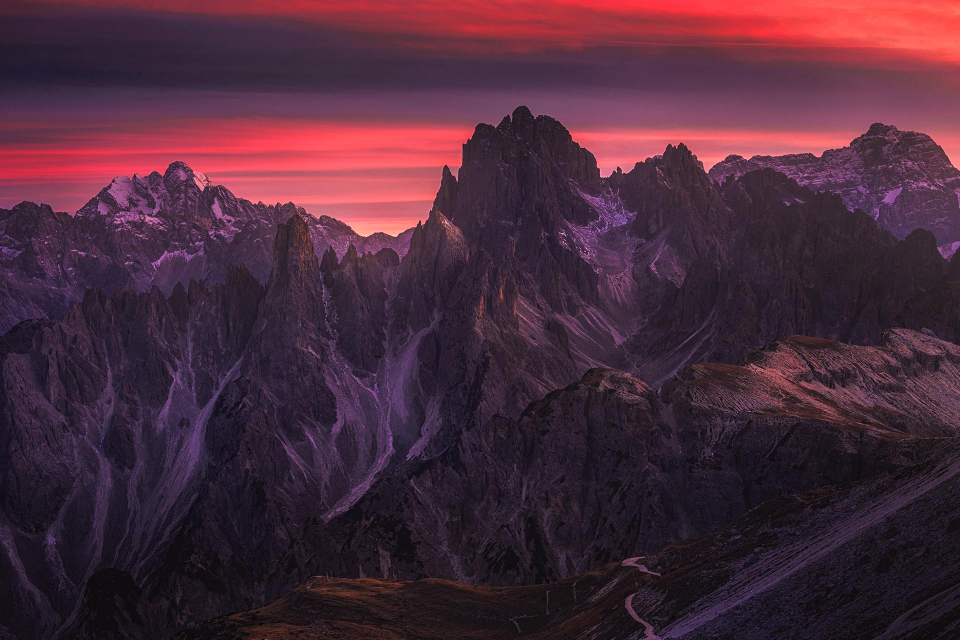
#> input picture dolomites.jpg, 1920 x 1280 px (shown at 1/2 size)
$ python palette.py --src dolomites.jpg
#> lines starting #> are read from the running program, lines starting #| are printed output that depends on the picture
import argparse
import colorsys
import io
import math

import numpy as np
from PIL import Image
from sklearn.cluster import MiniBatchKMeans

PALETTE_WIDTH = 800
PALETTE_HEIGHT = 200
MAX_SIZE = 500,500

def make_palette(file, n_clusters):
	"""
	Given the path of a file, returns a list of num_clusters lists,
	each of which describes an RGB color as [R, G, B].
	"""
#> called with file = 'dolomites.jpg', n_clusters = 8
	im = Image.open(file)
#> im is the input picture: PIL image 1920x1280 RGB; mean R, G, B 74.4, 42.1, 58.2

	# first, resize image so that the clustering doesn't take forever.
	im.thumbnail(MAX_SIZE)
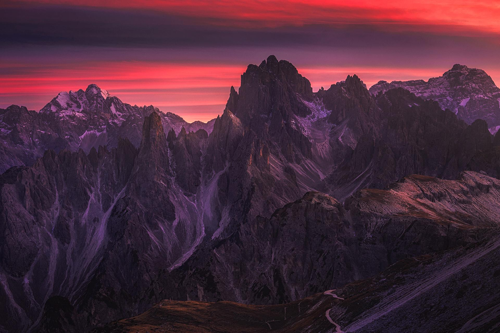
#> im: PIL image 500x333 RGB; mean R, G, B 74.4, 42.1, 58.2

	pixels = np.array([im.getpixel((x,y)) for x in range(0, im.size[0]) for y in range(0, im.size[1])])
	clt = MiniBatchKMeans(n_clusters = n_clusters)
	clt.fit(pixels)
	return [[int(round(i)) for i in color] for color in clt.cluster_centers_]

def perceived_brightness (r, g, b):
	"""
	Calculates perceived brightness for the given RGB values.

	Thank you to Darel Rex Finley (http://alienryderflex.com/hsp.html)
	for devising this formula.
	"""
	return math.sqrt((.299 * r * r) + (.587 * g * g) + (.114 * b * b))

def hsp_rank (r, g, b, mult=8):
	"""
	Combines hue, saturation, and perceived brightness info for a
	smoother sort. In order to dampen the impact of the way Python
	sorts tuples (by comparing each element in order), we multiply each
	of the elements of the tuple to be returned by a constant.
	"""
	lum = perceived_brightness(r, g, b)
	h, s, v = colorsys.rgb_to_hsv(r, g, b)

	return (h * lum * mult, s * lum * mult, s * mult)

def main():
	parser = argparse.ArgumentParser(
		description='Generate a color palette based on a source image.',
		formatter_class=argparse.ArgumentDefaultsHelpFormatter)
	parser.add_argument('-s', '--src', metavar='image source', type=str,
		nargs = '?', help='Path to the source image')
	parser.add_argument('-n', '--number', metavar='number of colors', type=int,
		const = 8, default = 8, nargs = '?',
		help='Number of colors in the palette')

	args = parser.parse_args()

	src = args.src
	n_clusters = args.number
	if not src:
		src = input("Enter name of file: ")

	cluster_centers = make_palette(src, n_clusters)
	cluster_centers.sort(key=lambda rgb: hsp_rank(*rgb))

	pixels = []
	for i in range(n_clusters):
		color = tuple(cluster_centers[i])
		print("Color #{}: {}".format(i+1, color))
		for j in range(PALETTE_WIDTH//n_clusters * PALETTE_HEIGHT):
			pixels.append(color)

	img = Image.new('RGB',(PALETTE_HEIGHT,PALETTE_WIDTH))
#> img: PIL image 200x800 RGB; every value is 0
	img.putdata(pixels)
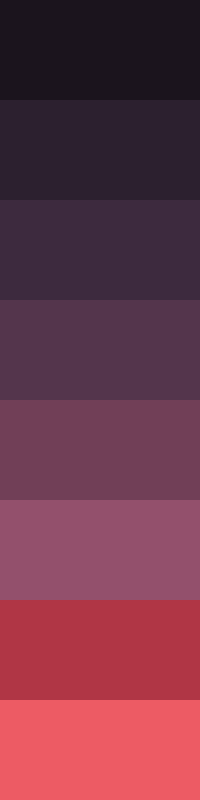
#> img: PIL image 200x800 RGB; mean R, G, B 111.1, 54.4, 72.2
	img.show()

if __name__ == '__main__':
	main()
